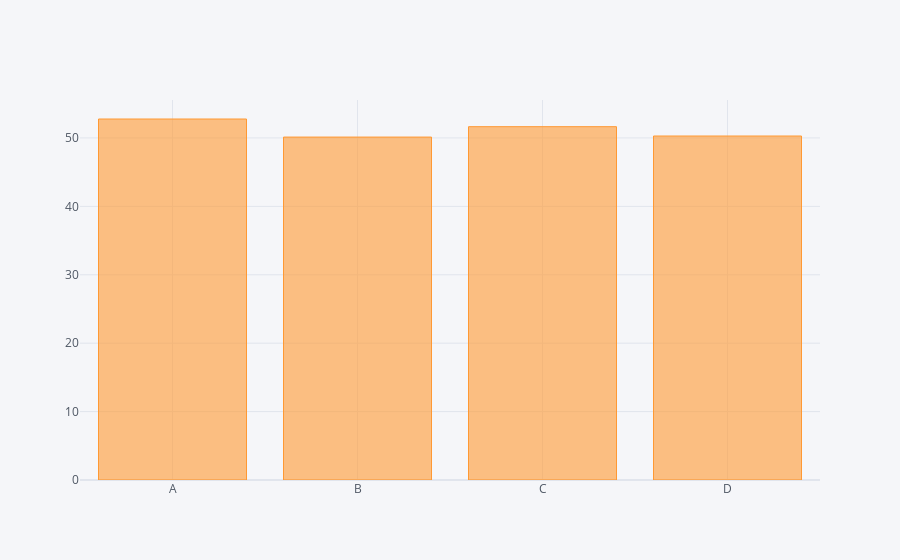

Notebook cell for this chart:
### Code cell
df.sum().iplot(kind='bar')

### Figure 1 — Plotly figure (JSON) as saved in the notebook; plotly's stock layout.template omitted (floating-point values rounded to 4 significant figures)
{"data": [{"marker": {"color": "rgba(255, 153, 51, 0.6)", "line": {"color": "rgba(255, 153, 51, 1.0)", "width": 1}}, "name": "None", "orientation": "v", "text": "", "type": "bar", "x": ["A", "B", "C", "D"], "y": [52.77, 50.13, 51.65, 50.28]}], "layout": {"legend": {"bgcolor": "#F5F6F9", "font": {"color": "#4D5663"}}, "paper_bgcolor": "#F5F6F9", "plot_bgcolor": "#F5F6F9", "title": {"font": {"color": "#4D5663"}}, "xaxis": {"gridcolor": "#E1E5ED", "showgrid": true, "tickfont": {"color": "#4D5663"}, "title": {"font": {"color": "#4D5663"}, "text": ""}, "zerolinecolor": "#E1E5ED"}, "yaxis": {"gridcolor": "#E1E5ED", "showgrid": true, "tickfont": {"color": "#4D5663"}, "title": {"font": {"color": "#4D5663"}, "text": ""}, "zerolinecolor": "#E1E5ED"}}}
